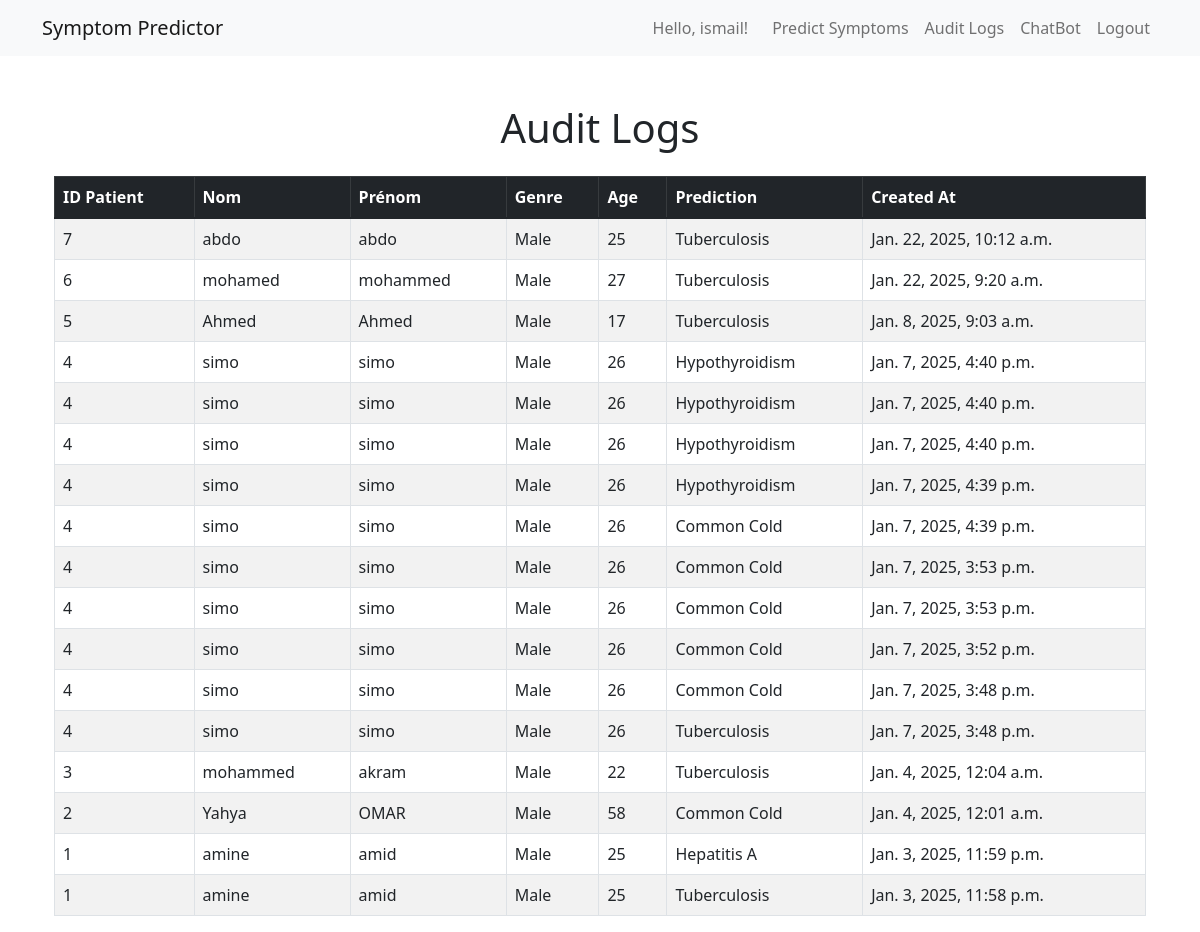
Screenshot of /audit_logs/ (signed in) with the database file from the repository.
### accounts/models.py (models this page shows, shortened)
class Medecin(AbstractUser):
    specialite = models.CharField(max_length=100, blank=True, null=True)

### predictor/models.py (models this page shows, shortened)
class AuditLogs(models.Model):
    id_patient = models.CharField(max_length=100)
    nom = models.CharField(max_length=100)
    prenom = models.CharField(max_length=100)
    genre = models.CharField(max_length=10)
    age = models.IntegerField()
    prediction = models.CharField(max_length=100)
    created_at = models.DateTimeField(auto_now_add=True)

### predictor/views.py (the view)
# urls.py: path('audit_logs/', views.audit_logs_view, name='audit_logs'),
def audit_logs_view(request):
    logs = AuditLogs.objects.all().order_by('-created_at')  # Fetch and order logs by creation date
    return render(request, 'predictor/audit_logs.html', {'logs': logs})

### predictor/templates/predictor/audit_logs.html
{% extends 'predictor/base.html' %}
{% block content %}
    <div class="container mt-5">
        <h1 class="text-center">Audit Logs</h1>
        <table class="table table-bordered table-striped mt-4">
            <thead class="table-dark">
                <tr>
                    <th>ID Patient</th>
                    <th>Nom</th>
                    <th>Prénom</th>
                    <th>Genre</th>
                    <th>Age</th>
                    <th>Prediction</th>
                    <th>Created At</th>
                </tr>
            </thead>
            <tbody>
                {% for log in logs %}
                <tr>
                    <td>{{ log.id_patient }}</td>
                    <td>{{ log.nom }}</td>
                    <td>{{ log.prenom }}</td>
                    <td>{{ log.genre }}</td>
                    <td>{{ log.age }}</td>
                    <td>{{ log.prediction }}</td>
                    <td>{{ log.created_at }}</td>
                </tr>
                {% endfor %}
            </tbody>
        </table>
    </div>
    {% endblock %}

### predictor/templates/predictor/base.html (shortened to what this page needs)
<!DOCTYPE html>
<html lang="en">
<head>
    <link href="https://cdn.jsdelivr.net/npm/bootstrap@5.1.3/dist/css/bootstrap.min.css" rel="stylesheet">
</head>
<body>
    <nav class="navbar navbar-expand-lg navbar-light bg-light">
        <div class="container d-flex justify-content-between">
            <a class="navbar-brand" href="/">Symptom Predictor</a>
            <div class="collapse navbar-collapse">
                <ul class="navbar-nav ms-auto">
                    {% if user.is_authenticated %}
                        <li class="nav-item d-flex align-items-center me-3">
                            <span class="navbar-text">Hello, {{ user.username }}!</span>
                        </li>
                        <li class="nav-item">
                            <a class="nav-link" href="/predictSymptom/">Predict Symptoms</a>
                        </li>
                        <li class="nav-item">
                            <a class="nav-link" href="/audit_logs/">Audit Logs</a>
                        </li>
                        <li class="nav-item">
                            <a class="nav-link" href="/chatbot/">ChatBot</a>
                        </li>
                        <li class="nav-item">
                            <a class="nav-link" href="/accounts/logout/">Logout</a>
                        </li>
                    {% else %}
                        <li class="nav-item"><a class="nav-link" href="/accounts/login/">Login</a></li>
                        <li class="nav-item"><a class="nav-link" href="/accounts/register/">Register</a></li>
                    {% endif %}
                </ul>
            </div>
        </div>
    </nav>
    <div class="container mt-4">
        {% block content %}{% endblock %}
    </div>
</body>
</html>

### rows the page displays
Medecin: username "ismail"
AuditLogs: id_patient "7", nom "abdo", prenom "abdo", genre "Male", age "25", prediction "Tuberculosis", created_at "Jan. 22, 2025, 10:12 a.m."
AuditLogs: id_patient "6", nom "mohamed", prenom "mohammed", genre "Male", age "27", prediction "Tuberculosis", created_at "Jan. 22, 2025, 9:20 a.m."
AuditLogs: id_patient "5", nom "Ahmed", prenom "Ahmed", genre "Male", age "17", prediction "Tuberculosis", created_at "Jan. 8, 2025, 9:03 a.m."
AuditLogs: id_patient "4", nom "simo", prenom "simo", genre "Male", age "26", prediction "Hypothyroidism", created_at "Jan. 7, 2025, 4:40 p.m."
AuditLogs: id_patient "4", nom "simo", prenom "simo", genre "Male", age "26", prediction "Hypothyroidism", created_at "Jan. 7, 2025, 4:40 p.m."
AuditLogs: id_patient "4", nom "simo", prenom "simo", genre "Male", age "26", prediction "Hypothyroidism", created_at "Jan. 7, 2025, 4:40 p.m."
AuditLogs: id_patient "4", nom "simo", prenom "simo", genre "Male", age "26", prediction "Hypothyroidism", created_at "Jan. 7, 2025, 4:39 p.m."
AuditLogs: id_patient "4", nom "simo", prenom "simo", genre "Male", age "26", prediction "Common Cold", created_at "Jan. 7, 2025, 4:39 p.m."
AuditLogs: id_patient "4", nom "simo", prenom "simo", genre "Male", age "26", prediction "Common Cold", created_at "Jan. 7, 2025, 3:53 p.m."
AuditLogs: id_patient "4", nom "simo", prenom "simo", genre "Male", age "26", prediction "Common Cold", created_at "Jan. 7, 2025, 3:53 p.m."
AuditLogs: id_patient "4", nom "simo", prenom "simo", genre "Male", age "26", prediction "Common Cold", created_at "Jan. 7, 2025, 3:52 p.m."
AuditLogs: id_patient "4", nom "simo", prenom "simo", genre "Male", age "26", prediction "Common Cold", created_at "Jan. 7, 2025, 3:48 p.m."
AuditLogs: id_patient "4", nom "simo", prenom "simo", genre "Male", age "26", prediction "Tuberculosis", created_at "Jan. 7, 2025, 3:48 p.m."
AuditLogs: id_patient "3", nom "mohammed", prenom "akram", genre "Male", age "22", prediction "Tuberculosis", created_at "Jan. 4, 2025, 12:04 a.m."
AuditLogs: id_patient "2", nom "Yahya", prenom "OMAR", genre "Male", age "58", prediction "Common Cold", created_at "Jan. 4, 2025, 12:01 a.m."
AuditLogs: id_patient "1", nom "amine", prenom "amid", genre "Male", age "25", prediction "Hepatitis A", created_at "Jan. 3, 2025, 11:59 p.m."
AuditLogs: id_patient "1", nom "amine", prenom "amid", genre "Male", age "25", prediction "Tuberculosis", created_at "Jan. 3, 2025, 11:58 p.m."
